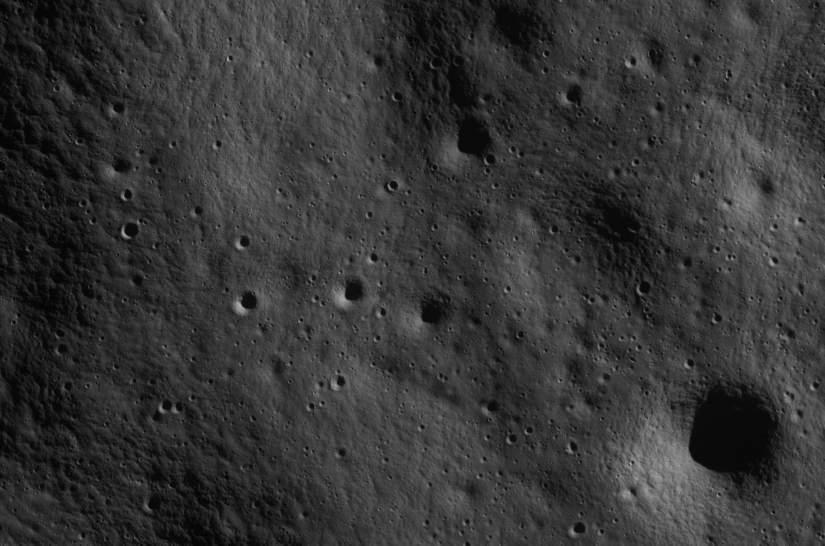
#> input picture luna_1.jpg, 1650 x 1091 px (shown at 1/2 size)
$ python model.py
#> lines starting #> are read from the running program, lines starting #| are printed output that depends on the picture; after the words box and inside, x2 and y2 are one past the last pixel; in counts of white or black regions, pixels touching at a corner belong together
import cv2
import numpy as np
from inference_sdk import InferenceHTTPClient
from heapq import heappush, heappop

ROBOFLOW_API_KEY = "PQA0gaPVZE9Op07R5IB7"

class LunarPathPlanner:
    def __init__(self, image_path, sun_azimuth=45):
        self.image_path = image_path
        self.sun_azimuth = sun_azimuth
        self.sun_direction = np.array([np.cos(np.radians(sun_azimuth)),
                                       -np.sin(np.radians(sun_azimuth))])
        self.image = None
        self.craters = []
        self.path = []
        self.stops = []
        self.shadows = []

    def detect_craters(self):
        self.image = cv2.imread(self.image_path)
        if self.image is None:
            print("Error loading image")
            return

        client = InferenceHTTPClient(
            api_url="https://detect.roboflow.com",
            api_key=ROBOFLOW_API_KEY
        )

        print("Detecting craters...")
        result = client.infer(self.image_path, model_id="chandrayaan-2-ohrc-lunar-crater-dataset-begao/2")

        for pred in result.get('predictions', []):
            x = int(pred['x'])
            y = int(pred['y'])
            w = int(pred['width'])
            h = int(pred['height'])
            radius = int((w + h) / 4)

            self.craters.append({
                'center': (x, y),
                'radius': radius
            })

        print(f"Found {len(self.craters)} craters")
        self.calculate_shadows()

    def calculate_shadows(self):
        for crater in self.craters:
            cx, cy = crater['center']
            r = crater['radius']

            shadow_len = r * 1.5
            shadow_x = int(cx - self.sun_direction[0] * shadow_len)
            shadow_y = int(cy - self.sun_direction[1] * shadow_len)

            self.shadows.append({
                'crater': (cx, cy),
                'end': (shadow_x, shadow_y),
                'radius': r,
                'width': r * 0.6
            })

    def in_shadow(self, point):
        px, py = point
        for shadow in self.shadows:
            cx, cy = shadow['crater']
            sx, sy = shadow['end']

            vec_point = np.array([px - cx, py - cy])
            vec_shadow = np.array([sx - cx, sy - cy])

            if np.linalg.norm(vec_shadow) > 0:
                proj = np.dot(vec_point, vec_shadow) / np.linalg.norm(vec_shadow)

                if 0 < proj < np.linalg.norm(vec_shadow):
                    perp = np.abs(np.cross(vec_point, vec_shadow / np.linalg.norm(vec_shadow)))
                    if perp < shadow['width']:
                        return True
        return False

    def is_safe(self, point):
        px, py = point
        h, w = self.image.shape[:2]

        if px < 0 or px >= w or py < 0 or py >= h:
            return False

        # check craters
        for crater in self.craters:
            cx, cy = crater['center']
            dist = np.sqrt((px - cx)**2 + (py - cy)**2)
            if dist < crater['radius'] + 20:
                return False

        if self.in_shadow(point):
            return False

        return True

    def find_path(self, start, goal):
        open_set = []
        heappush(open_set, (0, start))
        came_from = {}
        g_score = {start: 0}

        step = 15
        directions = [
            (step, 0), (step, step), (0, step),
            (-step, step), (-step, 0), (-step, -step),
            (0, -step), (step, -step)
        ]

        visited = set()
        max_iter = 15000
        iterations = 0

        while open_set and iterations < max_iter:
            iterations += 1
            _, current = heappop(open_set)

            if current in visited:
                continue
            visited.add(current)

            # check if reached goal
            dist = np.sqrt((current[0] - goal[0])**2 + (current[1] - goal[1])**2)
            if dist < step * 3:
                path = [goal]
                node = current
                while node in came_from:
                    path.append(node)
                    node = came_from[node]
                path.append(start)
                return path[::-1]

            # check neighbors
            for dx, dy in directions:
                nx = current[0] + dx
                ny = current[1] + dy
                neighbor = (nx, ny)

                if neighbor in visited:
                    continue

                if not self.is_safe(neighbor):
                    continue

                move_cost = np.sqrt(dx**2 + dy**2)
                heuristic = np.sqrt((nx - goal[0])**2 + (ny - goal[1])**2)

                penalty = 0
                if self.in_shadow(neighbor):
                    penalty = 500

                # check nearby craters
                for crater in self.craters[:5]:
                    cx, cy = crater['center']
                    d = np.sqrt((nx - cx)**2 + (ny - cy)**2)
                    if d < crater['radius'] + 50:
                        penalty += 30
                        break

                tentative_g = g_score[current] + move_cost + penalty

                if neighbor not in g_score or tentative_g < g_score[neighbor]:
                    came_from[neighbor] = current
                    g_score[neighbor] = tentative_g
                    f = tentative_g + heuristic
                    heappush(open_set, (f, neighbor))

        print("Path not found")
        return None

    def identify_stops(self, num_stops=10):
        if len(self.path) < num_stops:
            num_stops = max(1, len(self.path) // 2)

        path_len = len(self.path)
        indices = np.linspace(int(path_len * 0.1), int(path_len * 0.95), num_stops, dtype=int)

        for i, idx in enumerate(indices):
            point = self.path[idx]
            stop_type = self.get_stop_type(point, i, num_stops)

            self.stops.append({
                'pos': point,
                'type': stop_type
            })

        print(f"Identified {len(self.stops)} stops")

    def get_stop_type(self, point, num, total):
        px, py = point

        # find nearest crater
        min_dist = float('inf')
        nearest_crater = None
        for crater in self.craters:
            cx, cy = crater['center']
            d = np.sqrt((px - cx)**2 + (py - cy)**2)
            if d < min_dist:
                min_dist = d
                nearest_crater = crater

        if num == 0:
            return "Landing Site"
        elif nearest_crater and min_dist < nearest_crater['radius'] + 30:
            return "Crater Rim"
        elif num == total - 1:
            return "Final Stop"
        elif num % 3 == 0:
            return "Regolith Sample"
        else:
            return "Surface Study"

    def plan(self):
        h, w = self.image.shape[:2]

        # find start point
        start = None
        for y in range(h // 4, h - h // 4):
            if self.is_safe((60, y)):
                start = (60, y)
                break

        # find end point
        end = None
        for y in range(h // 4, h - h // 4):
            if self.is_safe((w - 60, y)):
                end = (w - 60, y)
                break

        if not start or not end:
            print("Could not find safe points")
            return

        print(f"Planning path from {start} to {end}")
        self.path = self.find_path(start, end)

        if not self.path:
            print("No path found")
            return

        self.identify_stops()

    def save_map(self, filename="lunar_path_map_1.jpg"):
        output = self.image.copy()

        # draw shadows
        for shadow in self.shadows:
            cx, cy = shadow['crater']
            sx, sy = shadow['end']
            pts = np.array([
                [cx, cy],
                [sx + shadow['width'], sy + shadow['width']/2],
                [sx - shadow['width'], sy - shadow['width']/2]
            ], np.int32)
            cv2.fillPoly(output, [pts], (180, 180, 180))

        # draw craters
        for crater in self.craters:
            cx, cy = crater['center']
            cv2.circle(output, (cx, cy), crater['radius'], (0, 0, 255), 2)

        # draw path
        if len(self.path) > 1:
            for i in range(len(self.path) - 1):
                cv2.line(output, self.path[i], self.path[i+1], (0, 255, 255), 3)

        # draw stops
        for i, stop in enumerate(self.stops):
            pos = stop['pos']
            cv2.circle(output, pos, 12, (0, 255, 0), -1)
            cv2.circle(output, pos, 15, (255, 255, 255), 2)
            cv2.putText(output, f"S{i+1}", (pos[0] - 8, pos[1] + 5),
                       cv2.FONT_HERSHEY_SIMPLEX, 0.5, (0, 0, 0), 2)

        # mark start and end
        start = self.path[0]
        end = self.path[-1]
        cv2.circle(output, start, 15, (0, 255, 0), -1)
        cv2.putText(output, "LANDING", (start[0] + 20, start[1]),
                   cv2.FONT_HERSHEY_SIMPLEX, 0.7, (0, 255, 0), 2)
        cv2.circle(output, end, 15, (255, 0, 0), -1)

        # sun direction
        cv2.arrowedLine(output, (50, 50),
                       (int(50 + 40 * self.sun_direction[0]),
                        int(50 + 40 * self.sun_direction[1])),
                       (0, 255, 255), 3)
        cv2.putText(output, "SUN", (55, 45),
                   cv2.FONT_HERSHEY_SIMPLEX, 0.6, (0, 255, 255), 2)

        cv2.imwrite(filename, output)
        print(f"Map saved to {filename}")


def main():
    planner = LunarPathPlanner("luna_1.jpg", sun_azimuth=45)

    planner.detect_craters()
#> in detect_craters, self.image is the input picture: shape (1091, 1650, 3); min 0, max 199, mean 53.3
#> (the call stopped at in detect_craters, `client = InferenceHTTPClient( api_url="https://detect.roboflow.com", a..`: inference_sdk is not available in this run)
    planner.plan()
#| Planning path from (60, 272) to (1590, 272)
#| Identified 10 stops
    planner.save_map()
#> after the loop in save_map, `for i in range(len(self.path) - 1):`:
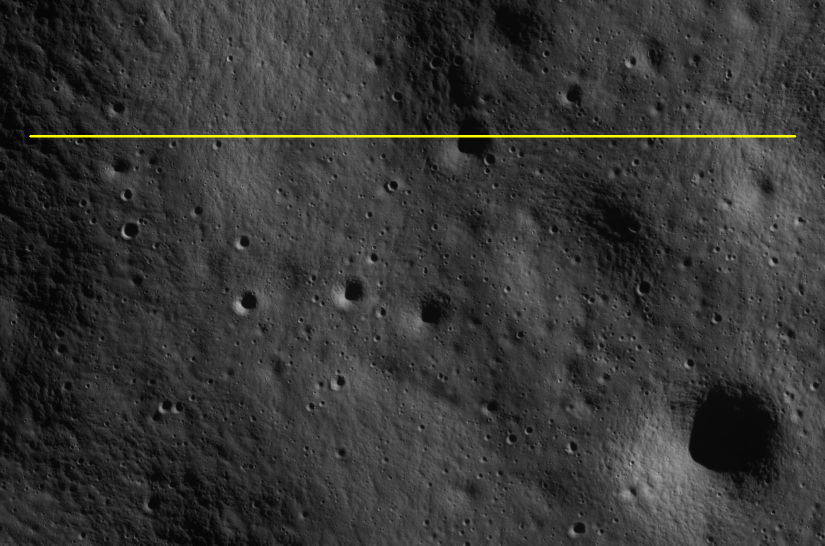
#> output: shape (1091, 1650, 3) (shown at 1/2 size); 0.43% of pixels changed, all inside (x1, y1, x2, y2) = (58, 270, 1593, 275)
#> after the loop in save_map, `for i, stop in enumerate(self.stops):`:
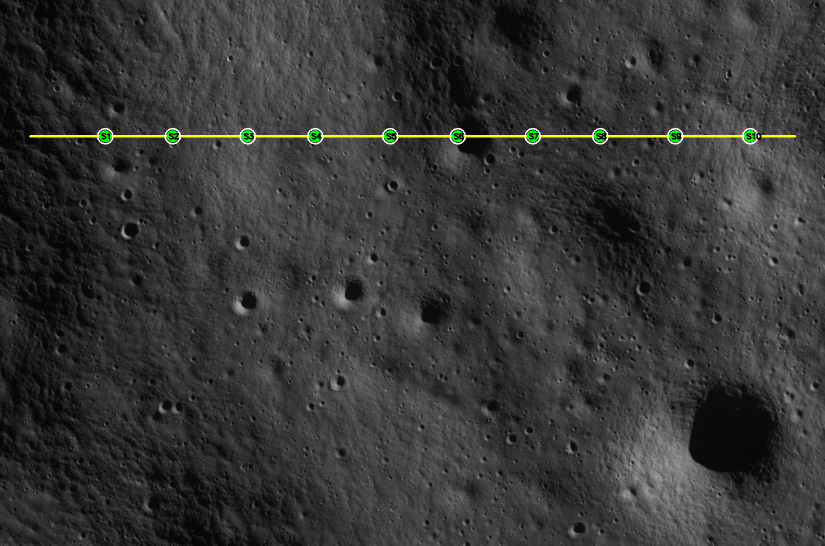
#> output: shape (1091, 1650, 3) (shown at 1/2 size); 0.4% of pixels changed, all inside (x1, y1, x2, y2) = (194, 256, 1523, 289)
#> in save_map, `cv2.circle(output, start, 15, (0, 255, 0), -1)`: output: shape (1091, 1650, 3); 0.04% of pixels changed, all inside (x1, y1, x2, y2) = (45, 257, 76, 288)
#> in save_map, `cv2.putText(output, "LANDING", (start[0] + 20, start[1]), cv2.FONT_HER..`:
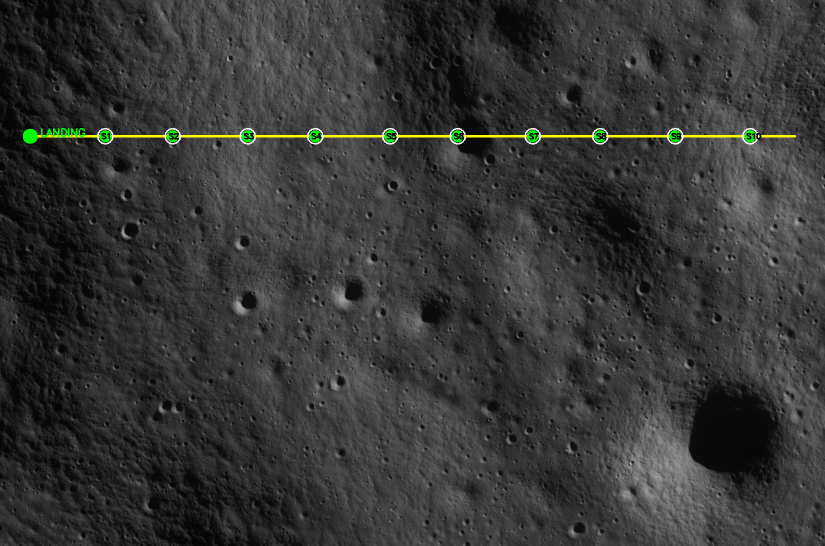
#> output: shape (1091, 1650, 3) (shown at 1/2 size); mean B, G, R 53.3, 54.7, 54.1
#> in save_map, `cv2.circle(output, end, 15, (255, 0, 0), -1)`: output: shape (1091, 1650, 3); 0.04% of pixels changed, all inside (x1, y1, x2, y2) = (1575, 257, 1606, 288)
#> in save_map, `cv2.arrowedLine(output, (50, 50), (int(50 + 40 * self.sun_direction[0]..`: output: shape (1091, 1650, 3); mean B, G, R 53.3, 54.7, 54.1
#> in save_map, `cv2.putText(output, "SUN", (55, 45), cv2.FONT_HERSHEY_SIMPLEX, 0.6, (0..`: output: shape (1091, 1650, 3); mean B, G, R 53.3, 54.7, 54.1

    print("Done!")

    # show result
    img = cv2.imread("lunar_path_map_1.jpg")
    cv2.imshow("Lunar Path", img)
    cv2.waitKey(0)
    cv2.destroyAllWindows()


if __name__ == "__main__":
    main()

$ run again, with lunar_path_map_2.jpg copied over luna_1.jpg
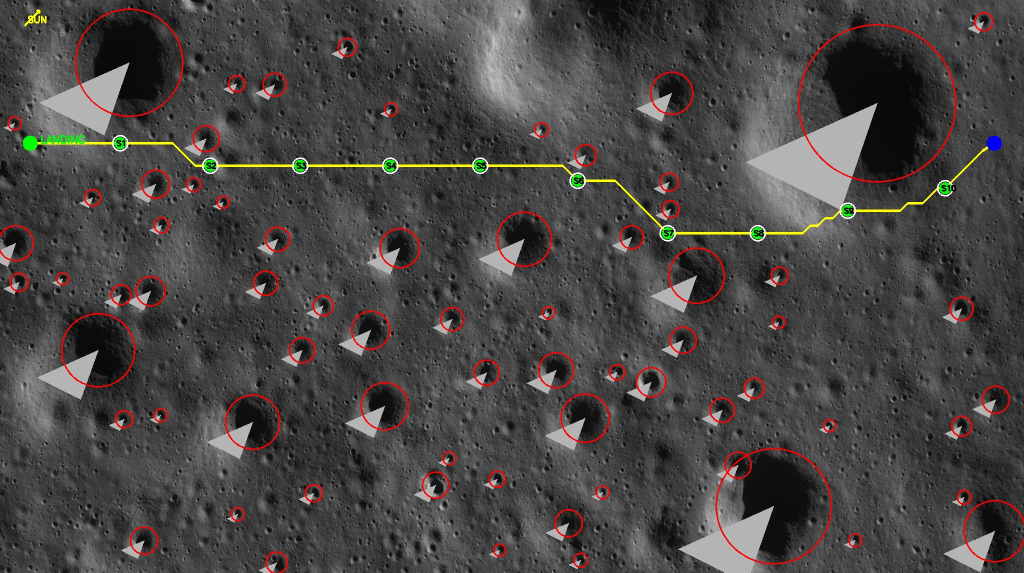
#> input picture lunar_path_map_2.jpg, 2048 x 1145 px (shown at 1/2 size)
#> in detect_craters, self.image is the input picture: shape (1145, 2048, 3); mean B, G, R 68.3, 69.6, 73.2
#| Planning path from (60, 286) to (1988, 286)
#| Identified 10 stops
#> after the loop in save_map, `for i in range(len(self.path) - 1):`:
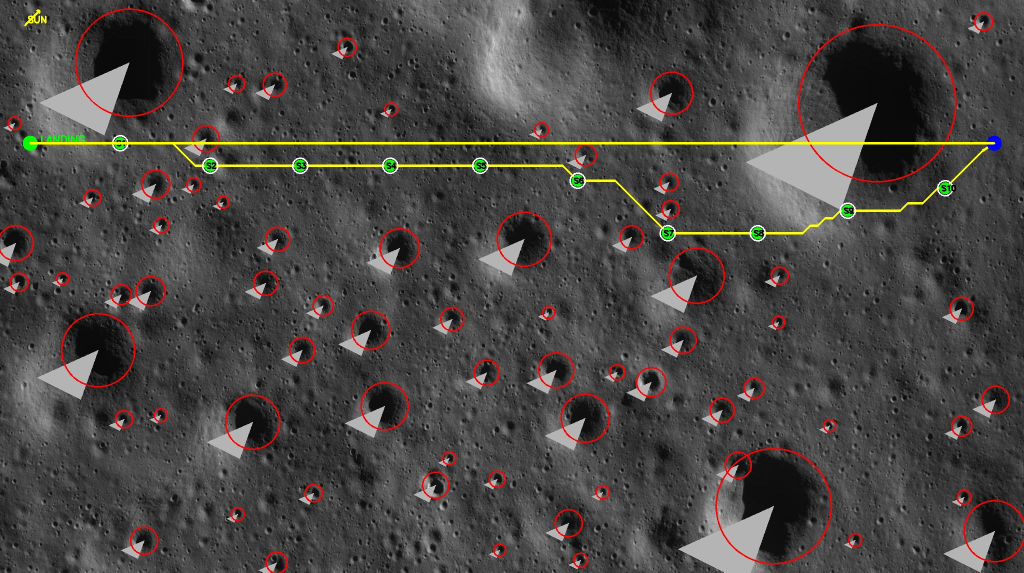
#> output: shape (1145, 2048, 3) (shown at 1/2 size); 0.41% of pixels changed, all inside (x1, y1, x2, y2) = (58, 284, 1991, 289)
#> after the loop in save_map, `for i, stop in enumerate(self.stops):`:
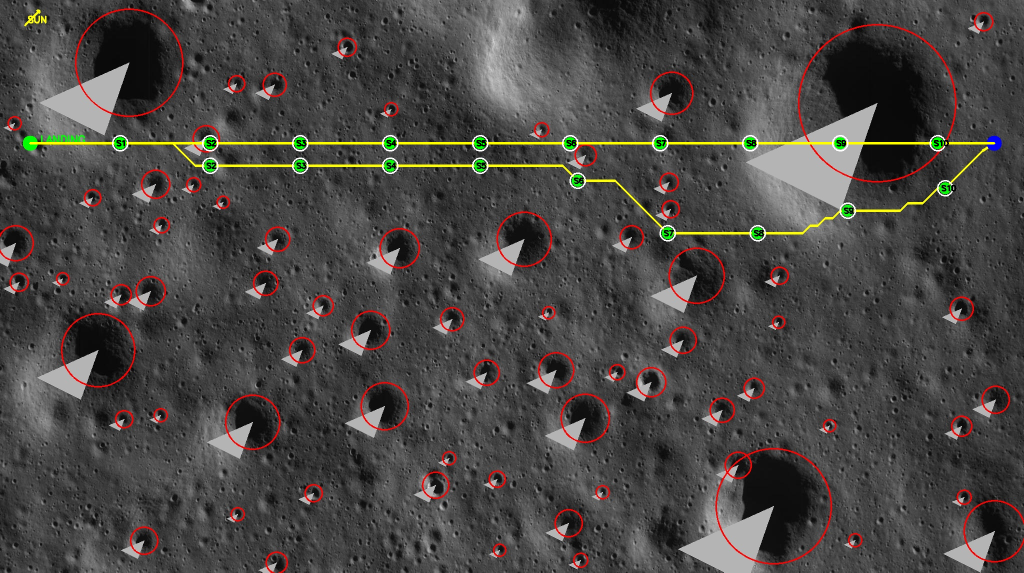
#> output: shape (1145, 2048, 3) (shown at 1/2 size); 0.31% of pixels changed, all inside (x1, y1, x2, y2) = (224, 270, 1898, 303)
